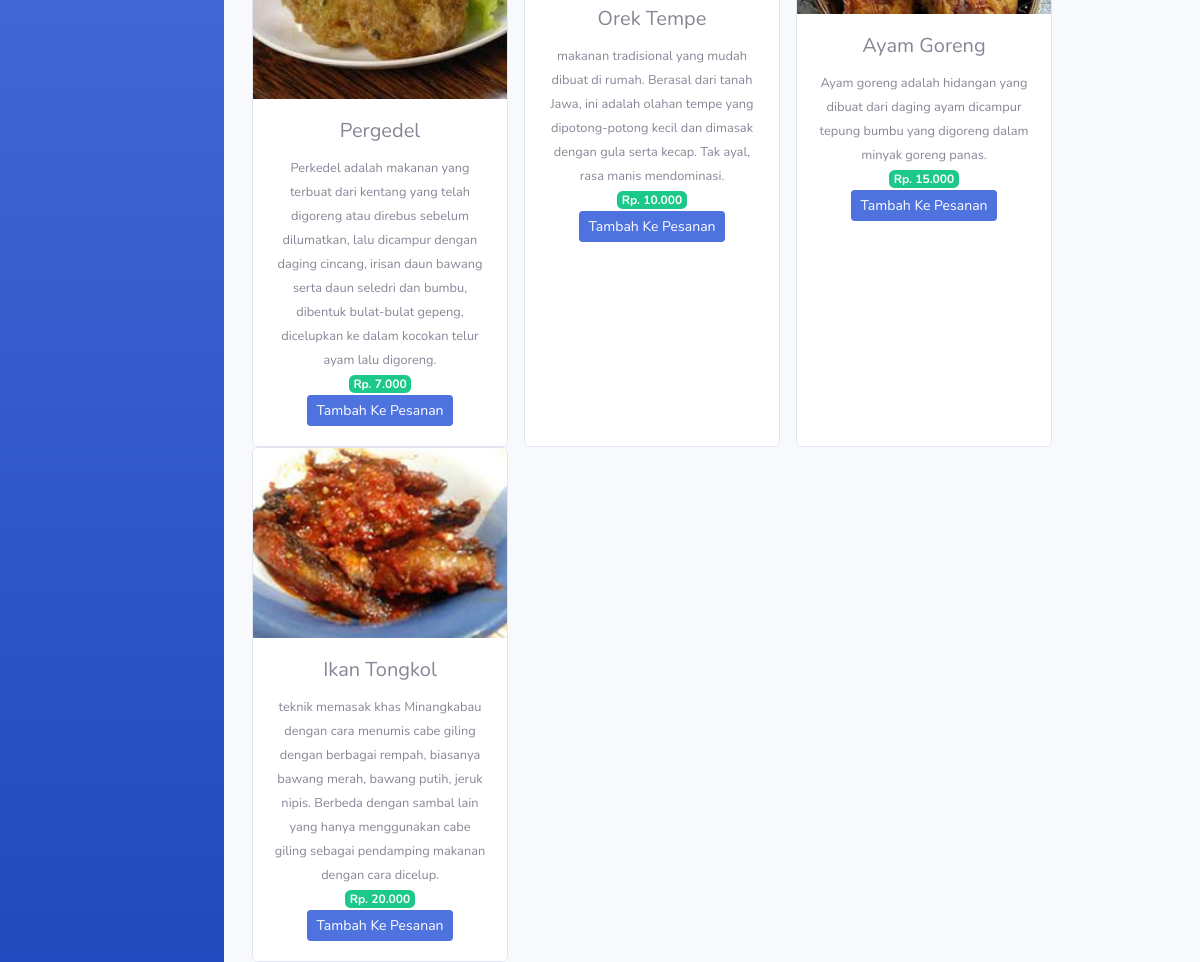
/index.php/kategori/makanan_kering (lower part), run on an earlier commit of the app's database.
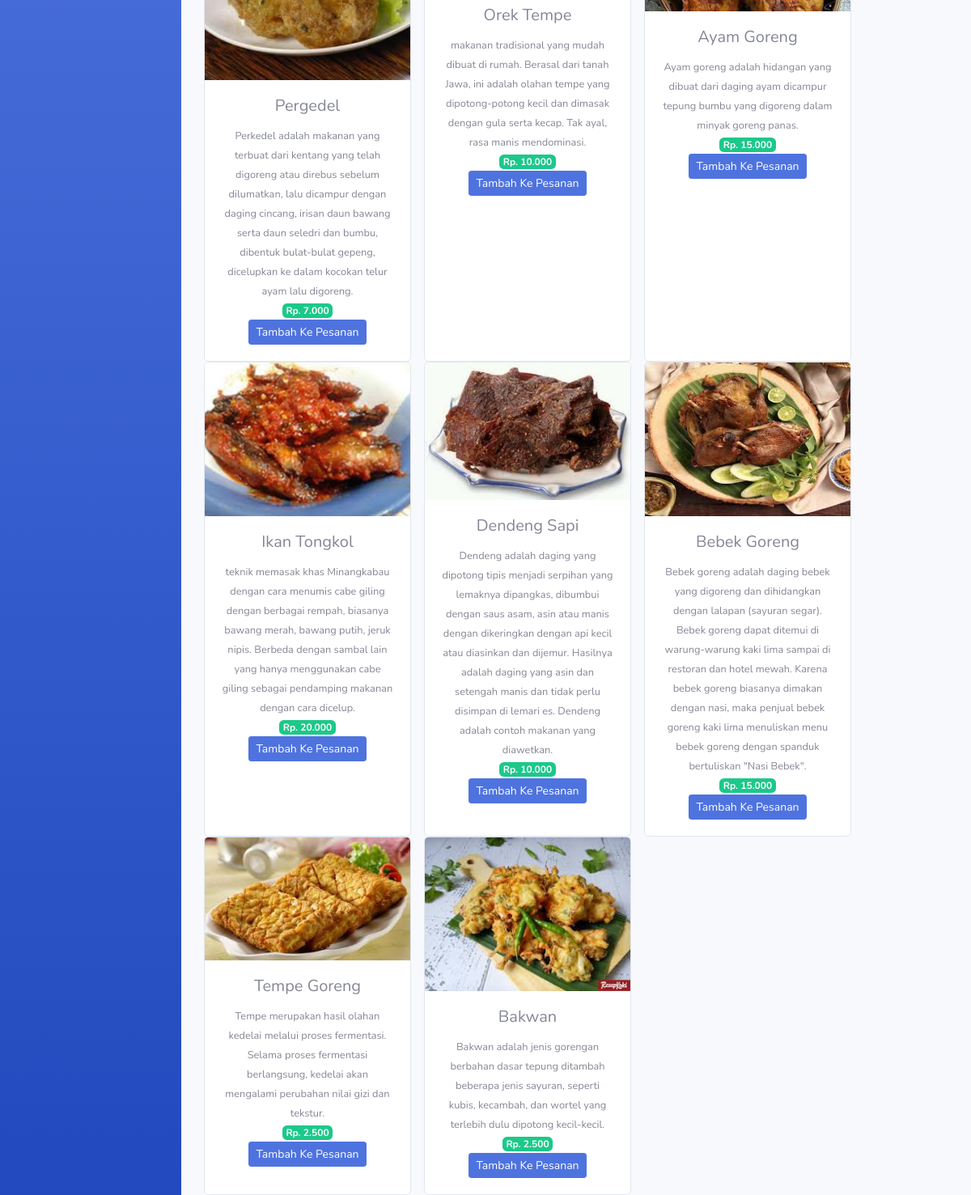
And on a later commit of the database.
### tables this page shows
CREATE TABLE `menu` (
  `id_makanan` int(11) NOT NULL,
  `nama_makanan` varchar(120) NOT NULL,
  `keterangan` varchar(5000) NOT NULL,
  `kategori` varchar(60) NOT NULL,
  `harga` int(11) NOT NULL,
  `persediaan` int(4) NOT NULL,
  `gambar` text NOT NULL
);

### application/controllers/kategori.php (called while the page is built, shortened)
<?php
class Kategori extends CI_Controller{
	public function makanan_kering()
	{
		$data['makanan_kering'] = $this->model_kategori->data_makanan_kering()->result();
		$this->load->view('templates/header');
		$this->load->view('templates/sidebar');
		$this->load->view('makanan_kering' ,$data);
		$this->load->view('templates/footer');
	}
}

### index.php (called while the page is built, shortened)
<?php
require_once BASEPATH.'core/CodeIgniter.php';

### application/models/model_kategori.php (called while the page is built, shortened)
<?php
class Model_kategori extends CI_Model{
	public function data_makanan_kering(){
		return $this->db->get_where("menu",array('kategori' => 'Makanan Kering'));
	}
}

### application/views/makanan_kering.php (the view, shortened to what this page needs)
<div class="container-fluid">
<br>
  <div class="row text-center">
    <?php foreach ($makanan_kering as $mn) : ?>
      <div class="card ml-3" style="width: 16rem;">
        <img src="<?php echo base_url().'/upload/'.$mn->gambar ?>" class="card-img-top" alt="...">
          <div class="card-body">
            <h5 class="card-title"><?php echo $mn->nama_makanan ?></h5>
            <small><?php echo $mn->keterangan ?></small><br>
            <span class="badge badge-success">Rp. <?php echo number_format($mn->harga,0,',','.') ?></span><br>
            <?php echo anchor('dashboard/tambah_ke_pesanan/' .$mn->id_makanan,'<div class="btn btn-sm btn-primary">Tambah Ke Pesanan</div>') ?>
          </div>
      </div>
    <?php endforeach; ?>
  </div>
</div>

What changed in the data, as far as the page shows it:
added menu: gambar (picture), nama_makanan "Dendeng Sapi", keterangan "Dendeng adalah daging yang dipotong tipis menjadi serpihan yang lemaknya dipangkas, dibumbui dengan saus asam, asin atau manis dengan dikeringkan dengan api kecil atau diasinkan dan dijemur. Hasilnya adalah daging yang asin dan setengah manis dan tidak perlu disimpan di lemari es. Dendeng adalah contoh makanan yang diawetkan.", harga "10.000", id_makanan "Tambah Ke Pesanan"
added menu: gambar (picture), nama_makanan "Bebek Goreng", keterangan "Bebek goreng adalah daging bebek yang digoreng dan dihidangkan dengan lalapan (sayuran segar). Bebek goreng dapat ditemui di warung-warung kaki lima sampai di restoran dan hotel mewah. Karena bebek goreng biasanya dimakan dengan nasi, maka penjual bebek goreng kaki lima menuliskan menu bebek goreng dengan spanduk bertuliskan \"Nasi Bebek\".", harga "15.000", id_makanan "Tambah Ke Pesanan"
added menu: gambar (picture), nama_makanan "Tempe Goreng", keterangan "Tempe merupakan hasil olahan kedelai melalui proses fermentasi. Selama proses fermentasi berlangsung, kedelai akan mengalami perubahan nilai gizi dan tekstur.", harga "2.500", id_makanan "Tambah Ke Pesanan"
added menu: gambar (picture), nama_makanan "Bakwan", keterangan "Bakwan adalah jenis gorengan berbahan dasar tepung ditambah beberapa jenis sayuran, seperti kubis, kecambah, dan wortel yang terlebih dulu dipotong kecil-kecil.", harga "2.500", id_makanan "Tambah Ke Pesanan"
